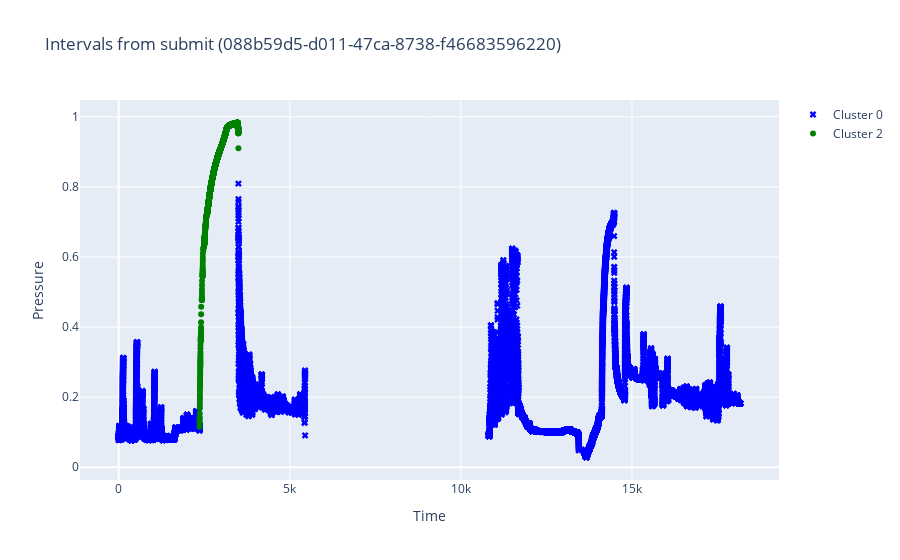

Notebook code cell kept with this figure:
### Markdown cell above
## Итоговая сегментация

### Code cell
plot_data_from_submit(clust_df, filename, SUBMIT_OUTPUT_PATH)

### Figure 1 — Plotly figure (JSON) as saved in the notebook; plotly's stock layout.template omitted (floating-point values rounded to 4 significant figures; data arrays with more than 128 entries replaced by an {"elided": "..."} marker saying what was removed)
{"data": [{"marker": {"color": "blue", "size": 6, "symbol": "x"}, "mode": "markers", "name": "Cluster 0", "type": "scatter", "x": {"elided": "42246 float values"}, "y": {"elided": "42246 float values"}}, {"marker": {"color": "green", "size": 6, "symbol": "circle"}, "mode": "markers", "name": "Cluster 2", "type": "scatter", "x": {"elided": "4909 float values"}, "y": {"elided": "4909 float values"}}], "layout": {"showlegend": true, "title": {"text": "Intervals from submit (088b59d5-d011-47ca-8738-f46683596220)"}, "xaxis": {"title": {"text": "Time"}}, "yaxis": {"title": {"text": "Pressure"}}}}
